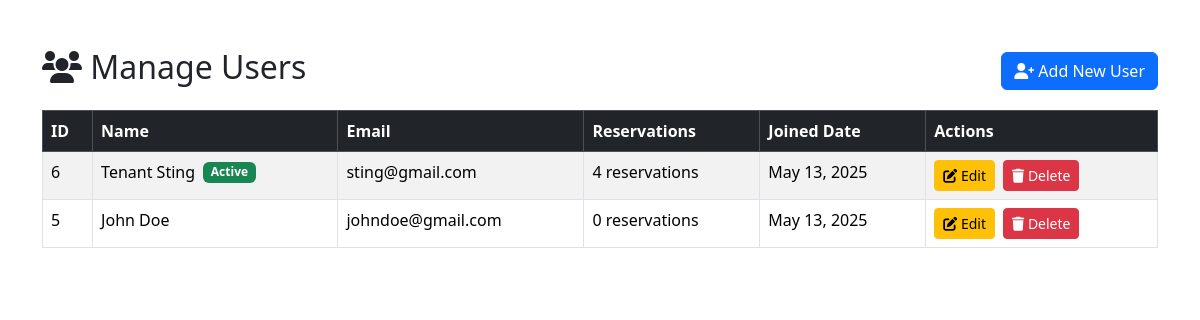
The app's page /ADMIN/manage_users.php with its own data.
### tables this page shows
CREATE TABLE `users` (
  `id` int(11) NOT NULL,
  `name` varchar(50) NOT NULL,
  `lastname` varchar(50) NOT NULL,
  `email` varchar(100) NOT NULL,
  `password` varchar(255) NOT NULL,
  `role` enum('tenant','landlord') NOT NULL DEFAULT 'tenant',
  `phone` varchar(20) DEFAULT NULL,
  `created_at` timestamp NOT NULL DEFAULT current_timestamp()
);

### ADMIN/manage_users.php (the view, shortened to what this page needs)
<?php
require_once '../includes/db_connection.php';
$sql = "SELECT u.*,
        (SELECT COUNT(*) FROM reservations WHERE user_id = u.id) as reservation_count
        FROM users u
        ORDER BY u.created_at DESC";
$result = $conn->query($sql);
if ($result === false) {
    $error_message = "Error fetching users: " . $conn->error;
} else {
    $users = $result->fetch_all(MYSQLI_ASSOC);
}
?>
<!DOCTYPE html>
<html lang="en">
<head>
    <link rel="stylesheet" href="https://cdnjs.cloudflare.com/ajax/libs/font-awesome/6.0.0/css/all.min.css">
    <link rel="stylesheet" href="https://cdn.jsdelivr.net/npm/bootstrap@5.3.2/dist/css/bootstrap.min.css">
</head>
<body>
<div class="container mt-5">
    <div class="user-management">
        <div class="d-flex justify-content-between align-items-center mb-3">
            <h2><i class="fas fa-users"></i> Manage Users</h2>
            <a href="add_user.php" class="btn btn-primary">
                <i class="fas fa-user-plus"></i> Add New User
            </a>
        </div>
        <?php if (isset($users) && count($users) > 0): ?>
            <div class="table-responsive">
                <table class="table table-striped table-bordered">
                    <thead class="table-dark">
                        <tr>
                            <th>ID</th>
                            <th>Name</th>
                            <th>Email</th>
                            <th>Reservations</th>
                            <th>Joined Date</th>
                            <th>Actions</th>
                        </tr>
                    </thead>
                    <tbody>
                        <?php foreach ($users as $user): ?>
                            <tr>
                                <td><?php echo htmlspecialchars($user['id']); ?></td>
                                <td>
                                    <div class="d-flex align-items-center">
                                        <?php echo htmlspecialchars($user['name'] . ' ' . $user['lastname']); ?>
                                        <?php if ($user['reservation_count'] > 0): ?>
                                            <span class="badge bg-success ms-2">Active</span>
                                        <?php endif; ?>
                                    </div>
                                </td>
                                <td><?php echo htmlspecialchars($user['email']); ?></td>
                                <td><?php echo $user['reservation_count']; ?> reservations</td>
                                <td><?php echo date('M d, Y', strtotime($user['created_at'])); ?></td>
                                <td>
                                    <div class="d-flex gap-2">
                                        <a href="edit_user.php?id=<?php echo $user['id']; ?>" class="btn btn-sm btn-warning">
                                            <i class="fas fa-edit"></i> Edit
                                        </a>
                                        <a href="manage_users.php?delete=<?php echo $user['id']; ?>"
                                           class="btn btn-sm btn-danger"
                                           onclick="return confirm('Are you sure you want to delete this user? This will also delete all their reservations.');">
                                            <i class="fas fa-trash"></i> Delete
                                        </a>
                                    </div>
                                </td>
                            </tr>
                        <?php endforeach; ?>
                    </tbody>
                </table>
            </div>
        <?php endif; ?>
    </div>
</div>
</body>
</html>

### records on screen
users: id "6", name+lastname "Tenant Sting", shows "Active", email "sting@gmail.com", reservation_count "4", created_at "May 13, 2025"
users: id "5", name+lastname "John Doe", email "johndoe@gmail.com", reservation_count "0", created_at "May 13, 2025"
